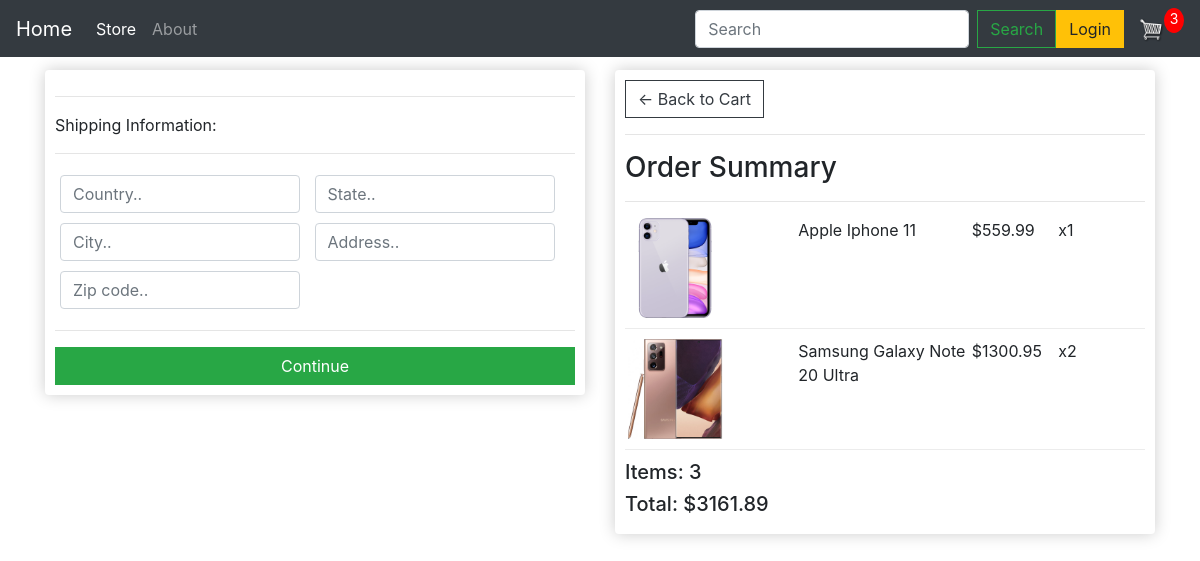
Page /checkout (signed in) on the committed database.
### main/models.py (models this page shows, shortened)
class OrderItem(models.Model):
    product = models.ForeignKey(Product, on_delete=models.CASCADE, blank=True, null=True)
    order = models.ForeignKey(Order, on_delete=models.CASCADE, blank=True, null=True)
    quantity = models.PositiveSmallIntegerField(default=0, null=True, blank=True)
    data_added = models.DateTimeField(auto_now_add=True)
    @property
    def get_total(self):
        return self.product.discount_price * self.quantity

class Product(models.Model):
    image = models.ImageField(null=True, blank=True)
    name = models.CharField('Name', max_length=50, null=True)
    description = models.TextField('Description', max_length=3000, blank=True, null=True)
    specifications = models.TextField('Specifications', max_length=3000, null=True)
    price = models.DecimalField('Price', default=0, max_digits=10, decimal_places=2)
    discount = models.PositiveSmallIntegerField('Discount', default=0, null=True)
    year = models.PositiveSmallIntegerField('Year', default=2020)
    digital = models.BooleanField(default=False, null=True, blank=False)
    isActive = models.BooleanField(default=True)
    category = models.ForeignKey(Category, verbose_name="Category", on_delete=models.CASCADE)
    company = models.ForeignKey(Company, verbose_name="Company", on_delete=models.CASCADE)
    @property
    def discount_price(self):
        return self.price * decimal.Decimal(1 - self.discount / 100)
    @property
    def imageURL(self):
        try:
            url = self.image.url
        except:
            url = 'media/placeholder.png'
        return url
    class Meta:
        verbose_name = 'Product'
        verbose_name_plural = 'Products'

class Order(models.Model):
    customer = models.ForeignKey(Customer, on_delete=models.SET_NULL, blank=True, null=True)
    data_order = models.DateTimeField(auto_now_add=True)
    complete = models.BooleanField(default=False, null=True, blank=False)
    transaction_id = models.CharField(max_length=200, null=True)
    @property
    def get_cart_total(self):
        order_items = self.orderitem_set.all()
        total = sum([item.get_total for item in order_items])
        return total
    @property
    def get_cart_items(self):
        order_items = self.orderitem_set.all()
        total = sum([item.quantity for item in order_items])
        return total
    @property
    def shipping(self):
        shipping = False;
        orderItems = self.orderitem_set.all()
        for item in orderItems:
            if item.product.digital == False:
                shipping = True
        return shipping
    class Meta:
        verbose_name = 'Order'
        verbose_name_plural = 'Order'

### main/views.py (the view)
# urls.py: path('checkout', views.checkout, name='checkout'),
def checkout(request):
    cookieData = cartData(request)
    cartItems = cookieData['cartItems']
    order = cookieData['order']
    items = cookieData['items']
    return render(request, 'main/checkout.html', {'title': 'Checkout', 'items': items, 'order': order, 'cartItems': cartItems})

### main/utils.py (called while the page is built)
def cartData(request):
    if request.user.is_authenticated:
        customer = request.user.customer
        order, created = Order.objects.get_or_create(customer=customer, complete=False)
        items = order.orderitem_set.all()
        cartItems = order.get_cart_items
    else:
        cookieData = cookieCart(request)
        cartItems = cookieData['cartItems']
        order = cookieData['order']
        items = cookieData['items']
    return {'cartItems': cartItems, 'order': order, 'items': items}

### main/templates/main/checkout.html (shortened to what this page needs)
{% extends 'main/base.html' %}
{% load static %}
{% block css_link %}
    <link rel="stylesheet" href="{% static 'css/checkout.css' %}">
{% endblock%}
{% block content %}
<div class="container">
	<div class="row">
		<div class="col-lg-6">
			<div class="box-element" id="form-wrapper">
				<form id="form">
					<div id="shipping-info">
						<hr>
						<p>Shipping Information:</p>
						<hr>
						<div class="form-field">
							<input class="form-control" type="text" name="country" placeholder="Country..">
						</div>
						<div class="form-field">
							<input class="form-control" type="text" name="state" placeholder="State..">
						</div>
						<div class="form-field">
							<input class="form-control" type="text" name="city" placeholder="City..">
						</div>
						<div class="form-field">
							<input class="form-control" type="text" name="address" placeholder="Address..">
						</div>
						<div class="form-field">
							<input class="form-control" type="text" name="zipcode" placeholder="Zip code..">
						</div>
					</div>
					<hr>
					<input id="form-button" class="btn btn-success btn-block" type="submit" value="Continue">
				</form>
			</div>
			<br>
		</div>
		<div class="col-lg-6">
			<div class="box-element">
				<a class="btn btn-outline-dark" href="{% url 'cart' %}">&#x2190; Back to Cart</a>
				<hr>
				<h3>Order Summary</h3>
				<hr>
				{% for item in items %}
					<div class="cart-row">
							<div style="flex:2"><img class="row-image" src="{{ item.product.imageURL }}"></div>
							<div style="flex:2"><p>{{ item.product.name }}</p></div>
							<div style="flex:1"><p>${{ item.product.discount_price|floatformat:2 }}</p></div>
							<div style="flex:1"><p>x{{item.quantity}}</p></div>
					</div>
				{% endfor %}
				<h5>Items:	{{ order.get_cart_items }}</h5>
				<h5>Total:   ${{ order.get_cart_total|floatformat:2 }}</h5>
			</div>
		</div>
	</div>
</div>
{% endblock content %}

### static/css/checkout.css (style rules this page uses)
.box-element { display: block; box-shadow:hsl(0, 0%, 80%) 0 0 16px; background-color: #fff; border-radius: 4px; padding: 10px; }
.col-lg-4, .col-lg-6, .col-lg-8, .col-lg-12 { margin-top: 10px; }
.btn { border-radius: 0; }
.row-image { width: 100px; }
.form-field { width:250px; display: inline-block; padding: 5px; }
.cart-row { display: flex; align-items: flex-stretch; padding-bottom: 10px; margin-bottom: 10px; border-bottom: 1px solid #ececec; }

### rows in the picture
OrderItem: product.imageURL (picture), product.name "Apple Iphone 11", product.discount_price "559.99", quantity "1"
OrderItem: product.imageURL (picture), product.name "Samsung Galaxy Note 20 Ultra", product.discount_price "1300.95", quantity "2"
Order: get_cart_items "3", get_cart_total "3161.89"

### other values in the picture
{{ cartItems }} "3"
